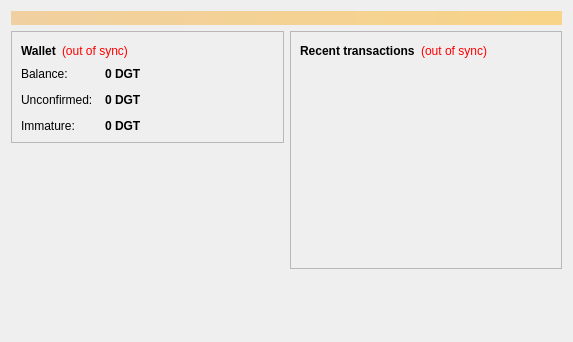
<?xml version="1.0" encoding="UTF-8"?>
<ui version="4.0">
 <class>OverviewPage</class>
 <widget class="QWidget" name="OverviewPage">
  <property name="geometry">
   <rect>
    <x>0</x>
    <y>0</y>
    <width>573</width>
    <height>342</height>
   </rect>
  </property>
  <property name="windowTitle">
   <string>Form</string>
  </property>
  <layout class="QVBoxLayout" name="topLayout">
   <item>
    <widget class="QLabel" name="labelAlerts">
     <property name="visible">
      <bool>false</bool>
     </property>
     <property name="styleSheet">
      <string notr="true">background-color: qlineargradient(x1: 0, y1: 0, x2: 1, y2: 0, stop:0 #F0D0A0, stop:1 #F8D488); color:#000000;</string>
     </property>
     <property name="wordWrap">
      <bool>true</bool>
     </property>
     <property name="margin">
      <number>3</number>
     </property>
    </widget>
   </item>
   <item>
    <layout class="QHBoxLayout" name="horizontalLayout" stretch="1,1">
     <item>
      <layout class="QVBoxLayout" name="verticalLayout_2">
       <item>
        <widget class="QFrame" name="frame">
         <property name="frameShape">
          <enum>QFrame::StyledPanel</enum>
         </property>
         <property name="frameShadow">
          <enum>QFrame::Raised</enum>
         </property>
         <layout class="QVBoxLayout" name="verticalLayout_4">
          <item>
           <layout class="QHBoxLayout" name="horizontalLayout_4">
            <item>
             <widget class="QLabel" name="label_5">
              <property name="font">
               <font>
                <weight>75</weight>
                <bold>true</bold>
               </font>
              </property>
              <property name="text">
               <string>Wallet</string>
              </property>
             </widget>
            </item>
            <item>
             <widget class="QLabel" name="labelWalletStatus">
              <property name="toolTip">
               <string>The displayed information may be out of date. Your wallet automatically synchronizes with the Dogit network after a connection is established, but this process has not completed yet.</string>
              </property>
              <property name="styleSheet">
               <string notr="true">QLabel { color: red; }</string>
              </property>
              <property name="text">
               <string notr="true">(out of sync)</string>
              </property>
              <property name="alignment">
               <set>Qt::AlignLeading|Qt::AlignLeft|Qt::AlignVCenter</set>
              </property>
             </widget>
            </item>
            <item>
             <spacer name="horizontalSpacer_2">
              <property name="orientation">
               <enum>Qt::Horizontal</enum>
              </property>
              <property name="sizeHint" stdset="0">
               <size>
                <width>40</width>
                <height>20</height>
               </size>
              </property>
             </spacer>
            </item>
           </layout>
          </item>
          <item>
           <layout class="QFormLayout" name="formLayout_2">
            <property name="fieldGrowthPolicy">
             <enum>QFormLayout::AllNonFixedFieldsGrow</enum>
            </property>
            <property name="horizontalSpacing">
             <number>12</number>
            </property>
            <property name="verticalSpacing">
             <number>12</number>
            </property>
            <item row="0" column="0">
             <widget class="QLabel" name="label">
              <property name="text">
               <string>Balance:</string>
              </property>
             </widget>
            </item>
            <item row="0" column="1">
             <widget class="QLabel" name="labelBalance">
              <property name="font">
               <font>
                <weight>75</weight>
                <bold>true</bold>
               </font>
              </property>
              <property name="cursor">
               <cursorShape>IBeamCursor</cursorShape>
              </property>
              <property name="toolTip">
               <string>Your current balance</string>
              </property>
              <property name="text">
               <string notr="true">0 DGT</string>
              </property>
              <property name="textInteractionFlags">
               <set>Qt::LinksAccessibleByMouse|Qt::TextSelectableByKeyboard|Qt::TextSelectableByMouse</set>
              </property>
             </widget>
            </item>
            <item row="1" column="0">
             <widget class="QLabel" name="label_3">
              <property name="text">
               <string>Unconfirmed:</string>
              </property>
             </widget>
            </item>
            <item row="1" column="1">
             <widget class="QLabel" name="labelUnconfirmed">
              <property name="font">
               <font>
                <weight>75</weight>
                <bold>true</bold>
               </font>
              </property>
              <property name="cursor">
               <cursorShape>IBeamCursor</cursorShape>
              </property>
              <property name="toolTip">
               <string>Total of transactions that have yet to be confirmed, and do not yet count toward the current balance</string>
              </property>
              <property name="text">
               <string notr="true">0 DGT</string>
              </property>
              <property name="textInteractionFlags">
               <set>Qt::LinksAccessibleByMouse|Qt::TextSelectableByKeyboard|Qt::TextSelectableByMouse</set>
              </property>
             </widget>
            </item>
            <item row="2" column="0">
             <widget class="QLabel" name="labelImmatureText">
              <property name="text">
               <string>Immature:</string>
              </property>
             </widget>
            </item>
            <item row="2" column="1">
             <widget class="QLabel" name="labelImmature">
              <property name="font">
               <font>
                <weight>75</weight>
                <bold>true</bold>
               </font>
              </property>
              <property name="toolTip">
               <string>Mined balance that has not yet matured</string>
              </property>
              <property name="text">
               <string notr="true">0 DGT</string>
              </property>
              <property name="textInteractionFlags">
               <set>Qt::LinksAccessibleByMouse|Qt::TextSelectableByKeyboard|Qt::TextSelectableByMouse</set>
              </property>
             </widget>
            </item>
           </layout>
          </item>
         </layout>
        </widget>
       </item>
       <item>
        <spacer name="verticalSpacer">
         <property name="orientation">
          <enum>Qt::Vertical</enum>
         </property>
         <property name="sizeHint" stdset="0">
          <size>
           <width>20</width>
           <height>40</height>
          </size>
         </property>
        </spacer>
       </item>
      </layout>
     </item>
     <item>
      <layout class="QVBoxLayout" name="verticalLayout_3">
       <item>
        <widget class="QFrame" name="frame_2">
         <property name="frameShape">
          <enum>QFrame::StyledPanel</enum>
         </property>
         <property name="frameShadow">
          <enum>QFrame::Raised</enum>
         </property>
         <layout class="QVBoxLayout" name="verticalLayout">
          <item>
           <layout class="QHBoxLayout" name="horizontalLayout_2">
            <item>
             <widget class="QLabel" name="label_4">
              <property name="text">
               <string>&lt;b&gt;Recent transactions&lt;/b&gt;</string>
              </property>
             </widget>
            </item>
            <item>
             <widget class="QLabel" name="labelTransactionsStatus">
              <property name="toolTip">
               <string>The displayed information may be out of date. Your wallet automatically synchronizes with the Dogit network after a connection is established, but this process has not completed yet.</string>
              </property>
              <property name="styleSheet">
               <string notr="true">QLabel { color: red; }</string>
              </property>
              <property name="text">
               <string notr="true">(out of sync)</string>
              </property>
              <property name="alignment">
               <set>Qt::AlignRight|Qt::AlignTrailing|Qt::AlignVCenter</set>
              </property>
             </widget>
            </item>
            <item>
             <spacer name="horizontalSpacer">
              <property name="orientation">
               <enum>Qt::Horizontal</enum>
              </property>
              <property name="sizeHint" stdset="0">
               <size>
                <width>40</width>
                <height>20</height>
               </size>
              </property>
             </spacer>
            </item>
           </layout>
          </item>
          <item>
           <widget class="QListView" name="listTransactions">
            <property name="styleSheet">
             <string notr="true">QListView { background: transparent; }</string>
            </property>
            <property name="frameShape">
             <enum>QFrame::NoFrame</enum>
            </property>
            <property name="verticalScrollBarPolicy">
             <enum>Qt::ScrollBarAlwaysOff</enum>
            </property>
            <property name="horizontalScrollBarPolicy">
             <enum>Qt::ScrollBarAlwaysOff</enum>
            </property>
            <property name="selectionMode">
             <enum>QAbstractItemView::NoSelection</enum>
            </property>
           </widget>
          </item>
         </layout>
        </widget>
       </item>
       <item>
        <spacer name="verticalSpacer_2">
         <property name="orientation">
          <enum>Qt::Vertical</enum>
         </property>
         <property name="sizeHint" stdset="0">
          <size>
           <width>20</width>
           <height>40</height>
          </size>
         </property>
        </spacer>
       </item>
      </layout>
     </item>
    </layout>
   </item>
  </layout>
 </widget>
 <resources/>
 <connections/>
</ui>
